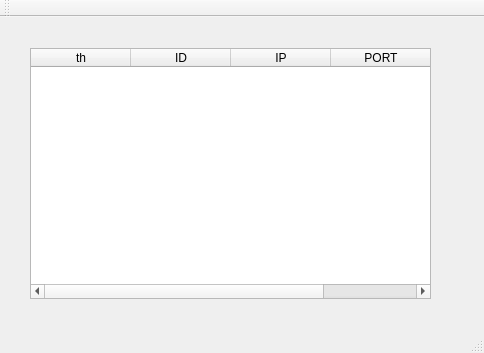
<?xml version="1.0" encoding="UTF-8"?>
<ui version="4.0">
 <class>MainWindow</class>
 <widget class="QMainWindow" name="MainWindow">
  <property name="geometry">
   <rect>
    <x>0</x>
    <y>0</y>
    <width>484</width>
    <height>353</height>
   </rect>
  </property>
  <property name="windowTitle">
   <string>MainWindow</string>
  </property>
  <widget class="QWidget" name="centralWidget">
   <widget class="QTableWidget" name="tableWidget">
    <property name="geometry">
     <rect>
      <x>30</x>
      <y>31</y>
      <width>401</width>
      <height>251</height>
     </rect>
    </property>
    <column>
     <property name="text">
      <string>th</string>
     </property>
    </column>
    <column>
     <property name="text">
      <string>ID</string>
     </property>
    </column>
    <column>
     <property name="text">
      <string>IP</string>
     </property>
    </column>
    <column>
     <property name="text">
      <string>PORT</string>
     </property>
    </column>
   </widget>
  </widget>
  <widget class="QMenuBar" name="menuBar">
   <property name="geometry">
    <rect>
     <x>0</x>
     <y>0</y>
     <width>484</width>
     <height>22</height>
    </rect>
   </property>
  </widget>
  <widget class="QToolBar" name="mainToolBar">
   <attribute name="toolBarArea">
    <enum>TopToolBarArea</enum>
   </attribute>
   <attribute name="toolBarBreak">
    <bool>false</bool>
   </attribute>
  </widget>
  <widget class="QStatusBar" name="statusBar"/>
 </widget>
 <layoutdefault spacing="6" margin="11"/>
 <resources/>
 <connections/>
</ui>
